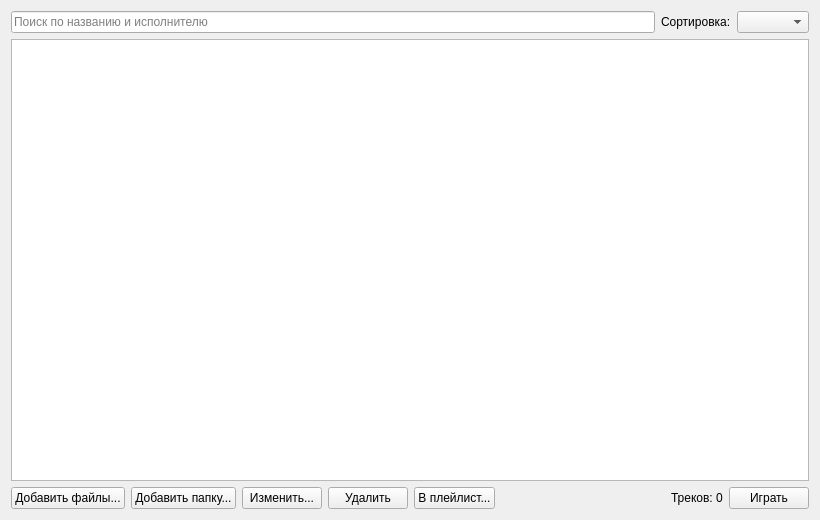
<?xml version="1.0" encoding="UTF-8"?>
<ui version="4.0">
 <class>LibraryWindow</class>
 <widget class="QWidget" name="LibraryWindow">
  <property name="geometry">
   <rect>
    <x>0</x>
    <y>0</y>
    <width>820</width>
    <height>520</height>
   </rect>
  </property>
  <property name="windowTitle">
   <string>Библиотека</string>
  </property>
  <layout class="QVBoxLayout" name="libraryLayout">
   <item>
    <layout class="QHBoxLayout" name="searchLayout">
     <item>
      <widget class="QLineEdit" name="searchEdit">
       <property name="placeholderText">
        <string>Поиск по названию и исполнителю</string>
       </property>
       <property name="clearButtonEnabled">
        <bool>true</bool>
       </property>
      </widget>
     </item>
     <item>
      <widget class="QLabel" name="sortLabel">
       <property name="text">
        <string>Сортировка:</string>
       </property>
      </widget>
     </item>
     <item>
      <widget class="QComboBox" name="sortCombo"/>
     </item>
    </layout>
   </item>
   <item>
    <widget class="QTableWidget" name="tracksTable"/>
   </item>
   <item>
    <layout class="QHBoxLayout" name="libraryButtons">
     <item>
      <widget class="QPushButton" name="addFilesButton">
       <property name="text">
        <string>Добавить файлы...</string>
       </property>
      </widget>
     </item>
     <item>
      <widget class="QPushButton" name="addFolderButton">
       <property name="text">
        <string>Добавить папку...</string>
       </property>
      </widget>
     </item>
     <item>
      <widget class="QPushButton" name="editButton">
       <property name="text">
        <string>Изменить...</string>
       </property>
      </widget>
     </item>
     <item>
      <widget class="QPushButton" name="deleteButton">
       <property name="text">
        <string>Удалить</string>
       </property>
      </widget>
     </item>
     <item>
      <widget class="QPushButton" name="toPlaylistButton">
       <property name="text">
        <string>В плейлист...</string>
       </property>
      </widget>
     </item>
     <item>
      <spacer name="libraryButtonsSpacer">
       <property name="orientation">
        <enum>Qt::Horizontal</enum>
       </property>
       <property name="sizeHint" stdset="0">
        <size>
         <width>40</width>
         <height>20</height>
        </size>
       </property>
      </spacer>
     </item>
     <item>
      <widget class="QLabel" name="countLabel">
       <property name="text">
        <string>Треков: 0</string>
       </property>
      </widget>
     </item>
     <item>
      <widget class="QPushButton" name="playButton">
       <property name="text">
        <string>Играть</string>
       </property>
      </widget>
     </item>
    </layout>
   </item>
  </layout>
 </widget>
 <resources/>
 <connections/>
</ui>
